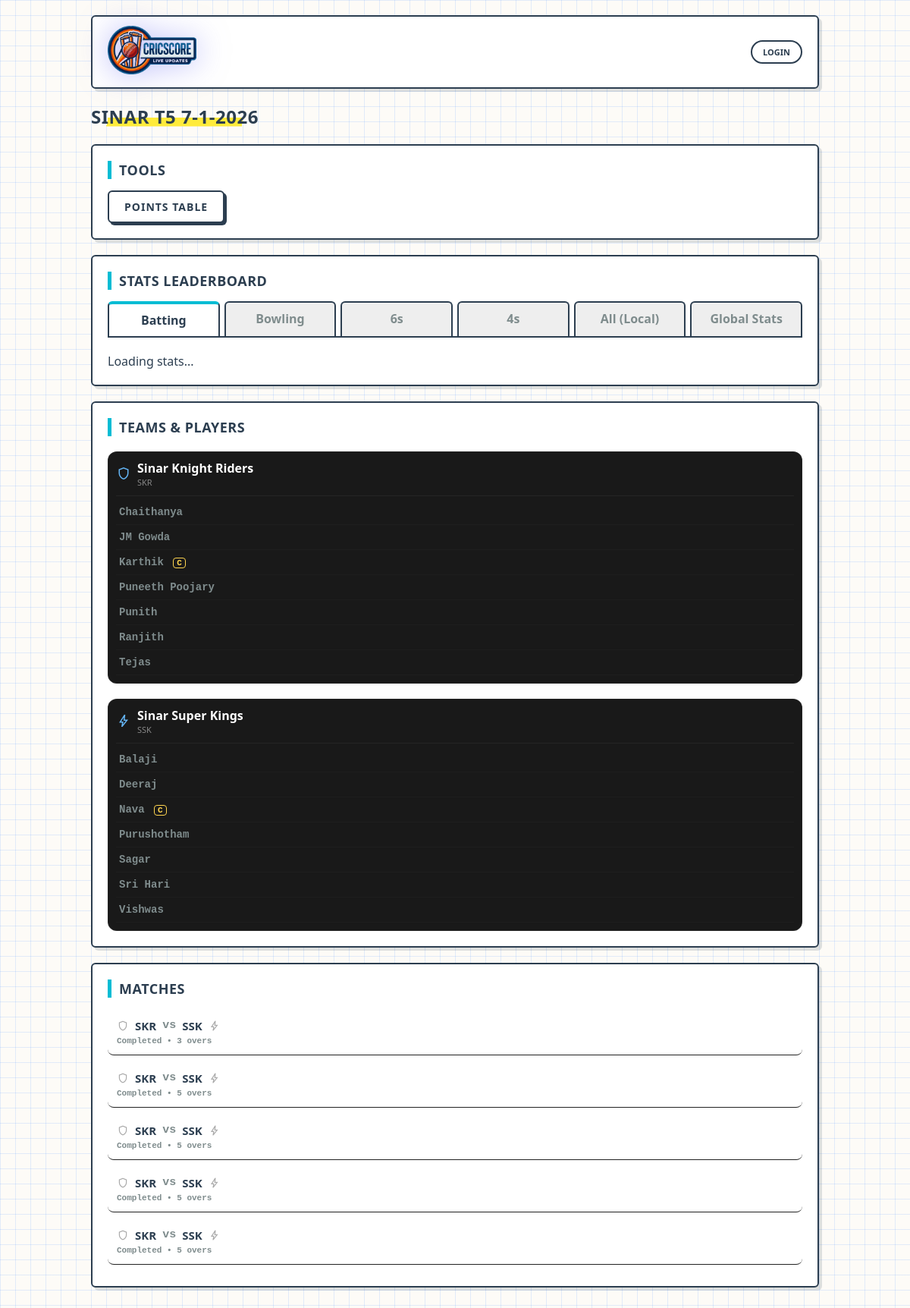
The app's page /pages/tournament.php?id=6 with its own data.
### tables this page shows
CREATE TABLE tournaments (
  id INTEGER PRIMARY KEY AUTOINCREMENT,
  name TEXT NOT NULL,
  type TEXT NOT NULL DEFAULT 'round_robin',
  win_points INTEGER NOT NULL DEFAULT 2,
  tie_points INTEGER NOT NULL DEFAULT 1,
  nr_points  INTEGER NOT NULL DEFAULT 1,
  loss_points INTEGER NOT NULL DEFAULT 0,
  default_overs INTEGER NOT NULL DEFAULT 20,
  default_wickets INTEGER NOT NULL DEFAULT 10,
  created_at TEXT NOT NULL DEFAULT (datetime('now'))
);

CREATE TABLE teams (
  id INTEGER PRIMARY KEY AUTOINCREMENT,
  tournament_id INTEGER NOT NULL,
  name TEXT NOT NULL, short_name TEXT DEFAULT NULL, icon TEXT DEFAULT 'shield',
  UNIQUE(tournament_id, name)
);

CREATE TABLE players (
  id INTEGER PRIMARY KEY AUTOINCREMENT,
  team_id INTEGER NOT NULL,
  name TEXT NOT NULL,
  created_at TEXT NOT NULL DEFAULT (datetime('now'))
, is_captain INTEGER DEFAULT 0);

CREATE TABLE matches (
  id INTEGER PRIMARY KEY AUTOINCREMENT,
  tournament_id INTEGER,
  team_a_id INTEGER NOT NULL,
  team_b_id INTEGER NOT NULL,
  overs_limit INTEGER NOT NULL DEFAULT 20,
  wickets_limit INTEGER NOT NULL DEFAULT 10,
  status TEXT NOT NULL DEFAULT 'scheduled',
  toss_winner_team_id INTEGER,
  toss_decision TEXT, -- 'bat' or 'bowl'
  winner_team_id INTEGER,
  result_type TEXT,
  super_over INTEGER NOT NULL DEFAULT 0,
  created_at TEXT NOT NULL DEFAULT (datetime('now'))
, is_final INTEGER DEFAULT 0, man_of_match_id INTEGER DEFAULT NULL);

### api/auth.php (called while the page is built, shortened)
<?php
function auth_user(PDO $pdo): ?array {
  $uid = (int)($_SESSION['user_id'] ?? 0);
  if ($uid <= 0) return null;
  $stmt = $pdo->prepare('SELECT id, username FROM users WHERE id=?');
  $stmt->execute([$uid]);
  $u = $stmt->fetch(PDO::FETCH_ASSOC);
  return $u ?: null;
}

### pages/tournament.php (the view, shortened to what this page needs)
<?php
require_once __DIR__ . '/../db.php';
require_once __DIR__ . '/../api/auth.php';
$id = (int)($_GET['id'] ?? 0);
$user = auth_user($pdo);
$t = $pdo->prepare('SELECT * FROM tournaments WHERE id=?');
$t->execute([$id]);
$tour = $t->fetch(PDO::FETCH_ASSOC);
$teamsStmt = $pdo->prepare('SELECT * FROM teams WHERE tournament_id=? ORDER BY name');
$teamsStmt->execute([$id]);
$teams = $teamsStmt->fetchAll(PDO::FETCH_ASSOC);
$playersByTeam = [];
$pStmt = $pdo->prepare("SELECT p.*, t.name as team_name FROM players p JOIN teams t ON p.team_id = t.id WHERE t.tournament_id=? ORDER BY p.name");
$pStmt->execute([$id]);
while($r = $pStmt->fetch(PDO::FETCH_ASSOC)){
    $playersByTeam[$r['team_id']][] = $r;
}
$matchesStmt = $pdo->prepare("
    SELECT m.*,
           ta.name as teamA, ta.short_name as teamA_short, ta.icon as teamA_icon,
           tb.name as teamB, tb.short_name as teamB_short, tb.icon as teamB_icon
    FROM matches m
    JOIN teams ta ON ta.id=m.team_a_id
    JOIN teams tb ON tb.id=m.team_b_id
    WHERE m.tournament_id=?
    ORDER BY m.id DESC
");
$matchesStmt->execute([$id]);
$matches = $matchesStmt->fetchAll(PDO::FETCH_ASSOC);
?>
<!doctype html>
<html>
<head>
  <link rel="stylesheet" href="../style.css"/>
</head>
<body>
<div class="wrap">
  <div class="topbar">
    <div class="brand">
      <a href="../index.php" class="brand-link">
       <img src="../assets/logo.png" alt="Logo"
          style="height:64px; filter:drop-shadow(0 0 20px rgba(99,102,241,0.5));">
      </a>
    </div>
    <div class="top-actions"><?php if ($user): ?><a class="chip" href="#" onclick="doLogout()">Logout</a><?php else: ?><a class="chip" href="login.php">Login</a><?php endif; ?></div>
  </div>
  <div style="display:flex; align-items:center; gap:10px; margin-bottom:15px;">
      <h1 style="margin:0; font-size:24px;"><?= htmlspecialchars($tour['name']) ?></h1>
  </div>
  <div class="card">
    <h2 style="font-size:18px;">Tools</h2>
    <div class="btnrow">
      <a class="btnlink" href="points.php?id=<?= $id ?>">Points Table</a>
    </div>
  </div>
  <div class="card">
    <h2 style="font-size:18px;">Stats Leaderboard</h2>
    <div class="tabs">
        <div class="tab active" onclick="showStat('bat', this)">Batting</div>
        <div class="tab" onclick="showStat('bowl', this)">Bowling</div>
        <div class="tab" onclick="showStat('sixes', this)">6s</div>
        <div class="tab" onclick="showStat('fours', this)">4s</div>
        <div class="tab" onclick="showStat('all', this)">All (Local)</div>
        <div class="tab" onclick="showStat('global', this)">Global Stats</div>
    </div>
    <div id="stat-box" style="margin-top:10px;">Loading stats...</div>
  </div>
  <div class="grid">
    <div class="card">
      <h2 style="font-size:18px;">Teams & Players</h2>
      <div id="teams-list-container">
      <?php foreach($teams as $tm): ?>
        <div style="margin-top:20px; background:rgba(0,0,0,0.9); border-radius:12px; padding:10px; border:1px solid rgba(255,255,255,0.05);" id="team-block-<?= $tm['id'] ?>">
            <div style="display:flex; align-items:center; justify-content:space-between; margin-bottom:10px;">
                <div style="display:flex; align-items:center; gap:8px;">
                    <span class="material-symbols-outlined" style="font-size:20px; color:#64b5f6;"><?= $tm['icon'] ?? 'shield' ?></span>
                    <div>
                        <div style="font-weight:700; color:#fff;"><?= htmlspecialchars($tm['name']) ?></div>
                        <div style="font-size:11px; color:#888;"><?= htmlspecialchars($tm['short_name'] ?? '') ?></div>
                    </div>
                </div>
            </div>
            <div id="team-players-<?= $tm['id'] ?>" style="border-top:1px solid rgba(255,255,255,0.05); padding-top:5px;">
            <?php if(isset($playersByTeam[$tm['id']])): ?>
                <?php foreach($playersByTeam[$tm['id']] as $p): ?>
                    <div id="p-row-<?= $p['id'] ?>" style="display:flex; justify-content:space-between; align-items:center; padding: 8px 4px; border-bottom: 1px solid rgba(255,255,255,0.02);">
                        <a href="player.php?id=<?= $p['id'] ?>" class="muted" style="text-decoration:none; color:inherit; font-size:14px;">
                            <?= htmlspecialchars($p['name']) ?>
                            <?php if(isset($p['is_captain']) && $p['is_captain']) echo '<span style="color:#ffd54f; font-weight:bold; font-size:11px; margin-left:4px; border:1px solid #ffd54f; border-radius:4px; padding:0 4px;">C</span>'; ?>
                        </a>
                    </div>
                <?php endforeach; ?>
            <?php else: ?>
                <div class="muted" style="font-size:12px; padding:5px;">No players added yet.</div>
            <?php endif; ?>
            </div>
        </div>
      <?php endforeach; ?>
      </div>
    </div>
    <div class="card">
      <h2 style="font-size:18px;">Matches</h2>
      <div>
        <?php foreach($matches as $m): ?>
          <div class="match-item">
            <a class="match-link" href="match.php?id=<?= (int)$m['id'] ?>">
                <div style="display:flex; align-items:center; gap:8px;">
                    <span class="material-symbols-outlined" style="font-size:16px; color:#aaa;"><?= $m['teamA_icon'] ?: 'shield' ?></span>
                    <b><?= htmlspecialchars($m['teamA_short'] ?: $m['teamA']) ?></b>
                    <span class="muted">vs</span>
                    <b><?= htmlspecialchars($m['teamB_short'] ?: $m['teamB']) ?></b>
                    <span class="material-symbols-outlined" style="font-size:16px; color:#aaa;"><?= $m['teamB_icon'] ?: 'shield' ?></span>
                </div>
                <div class="muted" style="font-size:11px; margin-top:4px;"><?= $m['status'] === 'completed' ? 'Completed' : 'Live' ?> &bull; <?= (int)$m['overs_limit'] ?> overs</div>
            </a>
          </div>
        <?php endforeach; ?>
      </div>
    </div>
  </div>
</div>
</body>
</html>

### style.css (style rules this page uses)
:root { color-scheme: light; --bg-color: #fdfbf7; --grid-color: rgba(68, 138, 255, 0.15); --bg-pattern: linear-gradient(var(--grid-color) 1px, transparent 1px), linear-gradient(90deg, var(--grid-color) 1px, transparent 1px); --bg-size: 20px 20px; --ink: #2c3e50; --ink-light: #7f8c8d; --paper: #ffffff; --pop-yellow: #ffeb3b; --pop-cyan: #00bcd4; --pop-red: #ff5252; --pop-green: #00e676; --pop-purple: #ab47bc; --border: 2px solid var(--ink); --border-radius: 6px; --shadow-hard: 4px 4px 0px rgba(44, 62, 80, 0.15); }
*, *::before, *::after { box-sizing: border-box; }
body { margin: 0; font-family: 'Outfit', 'Segoe UI', sans-serif; background-color: var(--bg-color); background-image: var(--bg-pattern); background-size: var(--bg-size); color: var(--ink); min-height: 100vh; overflow-x: hidden; -webkit-tap-highlight-color: transparent; }
body::before { display: none; }
.wrap, .home-wrap { max-width: 1000px; margin: 0 auto; padding: 20px; width: 100%; }
h1, h2, h3 { color: var(--ink); margin-top: 0; text-transform: uppercase; letter-spacing: 0.5px; }
h1 { font-weight: 900; font-size: 32px; background: linear-gradient(100deg, transparent 10%, var(--pop-yellow) 10%, var(--pop-yellow) 90%, transparent 90%); background-position: 0% 85%; background-repeat: no-repeat; background-size: 100% 35%; display: inline-block; text-shadow: none; }
h2 { font-weight: 800; font-size: 22px; border-left: 5px solid var(--pop-cyan); padding-left: 10px; }
a { color: var(--ink); text-decoration: none; font-weight: 700; transition: all 0.2s; }
.muted { color: var(--ink-light) !important; font-family: 'Courier New', monospace; }
.card { background: var(--paper); border: var(--border); border-radius: var(--border-radius); padding: 20px; margin: 20px 0; box-shadow: var(--shadow-hard); position: relative; backdrop-filter: none; }
.card::before { display: none; }
.topbar { display: flex; align-items: center; justify-content: space-between; margin-bottom: 20px; flex-wrap: wrap; gap: 15px; background: var(--paper); border: var(--border); border-radius: var(--border-radius); padding: 12px 20px; box-shadow: var(--shadow-hard); }
.brand img { height: 40px; filter: drop-shadow(2px 2px 0px rgba(0,0,0,0.1)); }
.top-actions, .right-actions { display: flex; gap: 10px; align-items: center; }
.chip { background: #fff; border: var(--border); color: var(--ink); font-weight: 700; text-transform: uppercase; font-size: 11px; padding: 6px 14px; border-radius: 50px; text-decoration: none; }
button, .btn, .btnlink { display: inline-flex; align-items: center; justify-content: center; padding: 10px 20px; border-radius: var(--border-radius); border: var(--border); background: var(--paper); color: var(--ink); font-weight: 800; font-size: 14px; text-transform: uppercase; letter-spacing: 1px; cursor: pointer; box-shadow: 3px 3px 0px var(--ink); transition: all 0.1s ease; text-decoration: none; user-select: none; }
.tabs { display: flex; border-bottom: var(--border); gap: 6px; margin-bottom: 20px; overflow-x: auto; background: transparent; border-radius: 0; padding: 0; }
.tab { flex: 1; text-align: center; padding: 10px; border: var(--border); border-bottom: none; border-radius: 6px 6px 0 0; background: #eee; color: var(--ink-light); font-weight: 700; cursor: pointer; white-space: nowrap; min-width: 80px; margin-bottom: -2px; }
.tab.active { background: var(--paper); color: var(--ink); padding-bottom: 12px; border-top: 4px solid var(--pop-cyan); }

### pages/tournament.php (style rules this page uses)
.match-item { display: flex; justify-content: space-between; align-items: center; gap: 10px; padding: 12px; border-bottom: 1px solid #222; background: rgba(255,255,255,0.02); border-radius: 8px; margin-bottom: 8px; }
.match-link { flex: 1; text-decoration: none; color: inherit; display: block; font-size: 15px; }

### records on screen
tournaments: name "SINAR T5 7-1-2026"
teams: name "Sinar Knight Riders", short_name "SKR"
players: name "Chaithanya"
players: name "JM Gowda"
players: name "Karthik", is_captain "C"
players: name "Puneeth Poojary"
players: name "Punith"
players: name "Ranjith"
players: name "Tejas"
teams: name "Sinar Super Kings", short_name "SSK"
players: name "Balaji"
players: name "Deeraj"
players: name "Nava", is_captain "C"
players: name "Purushotham"
players: name "Sagar"
players: name "Sri Hari"
players: name "Vishwas"
matches: teamA "SKR", teamB "SSK", status "Completed", overs_limit "3"
matches: teamA "SKR", teamB "SSK", status "Completed", overs_limit "5"
matches: teamA "SKR", teamB "SSK", status "Completed", overs_limit "5"
matches: teamA "SKR", teamB "SSK", status "Completed", overs_limit "5"
matches: teamA "SKR", teamB "SSK", status "Completed", overs_limit "5"
